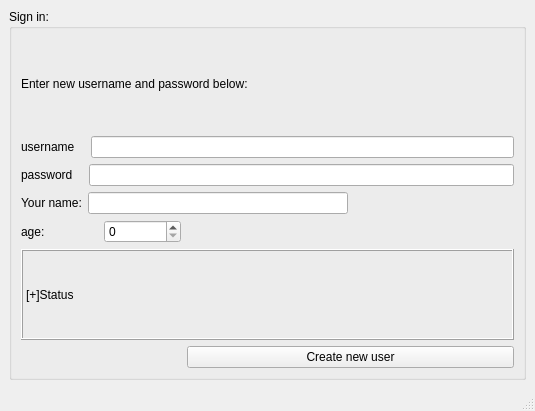
<?xml version="1.0" encoding="UTF-8"?>
<ui version="4.0">
 <class>signingWindow</class>
 <widget class="QMainWindow" name="signingWindow">
  <property name="geometry">
   <rect>
    <x>0</x>
    <y>0</y>
    <width>535</width>
    <height>411</height>
   </rect>
  </property>
  <property name="windowTitle">
   <string>Sign in window</string>
  </property>
  <widget class="QWidget" name="centralwidget">
   <layout class="QGridLayout" name="gridLayout">
    <item row="0" column="0">
     <widget class="QGroupBox" name="groupBox">
      <property name="title">
       <string>Sign in:</string>
      </property>
      <layout class="QGridLayout" name="gridLayout_2">
       <item row="0" column="0" colspan="3">
        <widget class="QLabel" name="label_3">
         <property name="text">
          <string>Enter new username and password below:</string>
         </property>
        </widget>
       </item>
       <item row="1" column="0" colspan="3">
        <layout class="QHBoxLayout" name="horizontalLayout">
         <item>
          <widget class="QLabel" name="label_1">
           <property name="text">
            <string>username   </string>
           </property>
          </widget>
         </item>
         <item>
          <widget class="QLineEdit" name="lineEdit_newusername"/>
         </item>
        </layout>
       </item>
       <item row="2" column="0" colspan="3">
        <layout class="QHBoxLayout" name="horizontalLayout_2">
         <item>
          <widget class="QLabel" name="label_2">
           <property name="text">
            <string>password   </string>
           </property>
          </widget>
         </item>
         <item>
          <widget class="QLineEdit" name="lineEdit_newpassword">
           <property name="inputMethodHints">
            <set>Qt::ImhNoAutoUppercase|Qt::ImhNoPredictiveText|Qt::ImhSensitiveData</set>
           </property>
           <property name="echoMode">
            <enum>QLineEdit::Password</enum>
           </property>
          </widget>
         </item>
        </layout>
       </item>
       <item row="3" column="0" colspan="2">
        <layout class="QHBoxLayout" name="horizontalLayout_3">
         <item>
          <widget class="QLabel" name="label_9">
           <property name="text">
            <string>Your name:</string>
           </property>
          </widget>
         </item>
         <item>
          <widget class="QLineEdit" name="lineEdit_name"/>
         </item>
        </layout>
       </item>
       <item row="4" column="0">
        <layout class="QHBoxLayout" name="horizontalLayout_4">
         <item>
          <widget class="QLabel" name="label_10">
           <property name="text">
            <string>age:</string>
           </property>
          </widget>
         </item>
         <item>
          <widget class="QSpinBox" name="spinBox_age">
           <property name="maximum">
            <number>150</number>
           </property>
          </widget>
         </item>
        </layout>
       </item>
       <item row="5" column="0" colspan="3">
        <widget class="QLabel" name="label_status">
         <property name="frameShape">
          <enum>QFrame::Box</enum>
         </property>
         <property name="frameShadow">
          <enum>QFrame::Raised</enum>
         </property>
         <property name="text">
          <string>[+]Status</string>
         </property>
        </widget>
       </item>
       <item row="6" column="1" colspan="2">
        <widget class="QPushButton" name="pushButton_signin">
         <property name="text">
          <string>Create new user</string>
         </property>
        </widget>
       </item>
      </layout>
     </widget>
    </item>
   </layout>
  </widget>
  <widget class="QMenuBar" name="menubar">
   <property name="geometry">
    <rect>
     <x>0</x>
     <y>0</y>
     <width>535</width>
     <height>22</height>
    </rect>
   </property>
  </widget>
  <widget class="QStatusBar" name="statusbar"/>
 </widget>
 <resources/>
 <connections/>
</ui>
